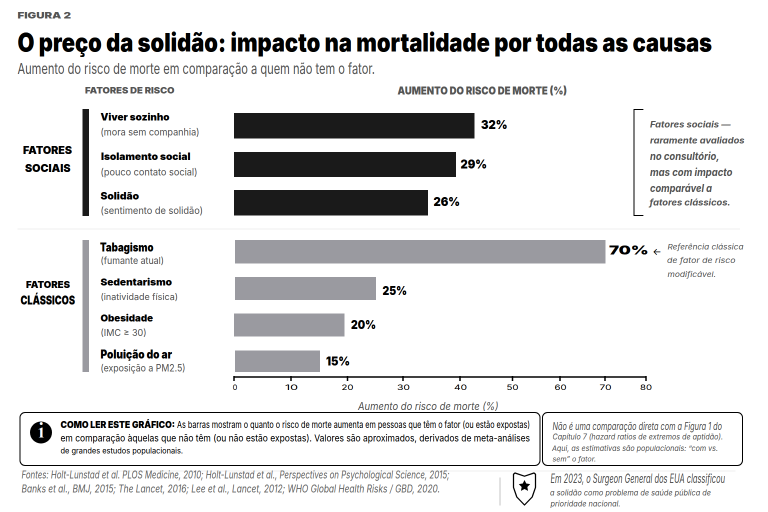
#> input picture ebook/ebook1/build/versaoImpressa/html-figures/cap13-fig01/preview.png, 1536 x 1024 px (shown at 1/2 size)
$ python crop_warning.py
#> lines starting #> are read from the running program, lines starting #| are printed output that depends on the picture
from PIL import Image
im = Image.open('cap13-fig01/preview.png')
#> im is the input picture: PIL image 1536x1024 RGB; mean R, G, B 226.5, 226.5, 226.8
crop = im.crop((30, 830, 200, 920))
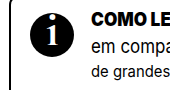
#> crop: PIL image 170x90 RGB; mean R, G, B 208.5, 208.5, 208.4
crop = crop.resize((crop.width*3, crop.height*3))
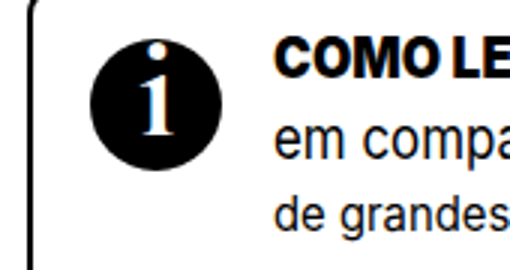
#> crop: PIL image 510x270 RGB; mean R, G, B 208.4, 208.3, 208.3
crop.save('/tmp/warning_zoom_mine.png')

orig = Image.open('cap13-fig01/_reference.png')
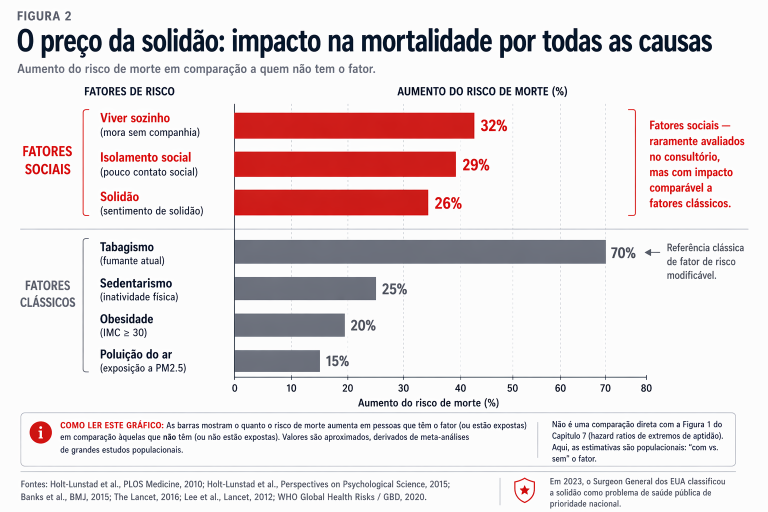
#> input picture ebook/ebook1/build/versaoImpressa/html-figures/cap13-fig01/_reference.png, 1536 x 1024 px (shown at 1/2 size)
#> orig is the input picture: PIL image 1536x1024 RGB; mean R, G, B 232.3, 223.2, 224.6
ocrop = orig.crop((30, 830, 200, 920))
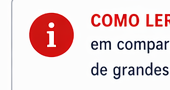
#> ocrop: PIL image 170x90 RGB; mean R, G, B 236.9, 213.6, 214.6
ocrop = ocrop.resize((ocrop.width*3, ocrop.height*3))
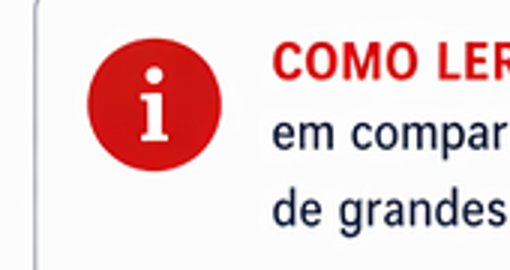
#> ocrop: PIL image 510x270 RGB; mean R, G, B 236.8, 213.5, 214.5
ocrop.save('/tmp/warning_zoom_orig.png')

cmb = Image.new("RGB", (max(ocrop.width, crop.width)*2 + 30, max(ocrop.height, crop.height) + 30), "white")
#> cmb: PIL image 1050x300 RGB; every value is 255
cmb.paste(ocrop, (10, 10))
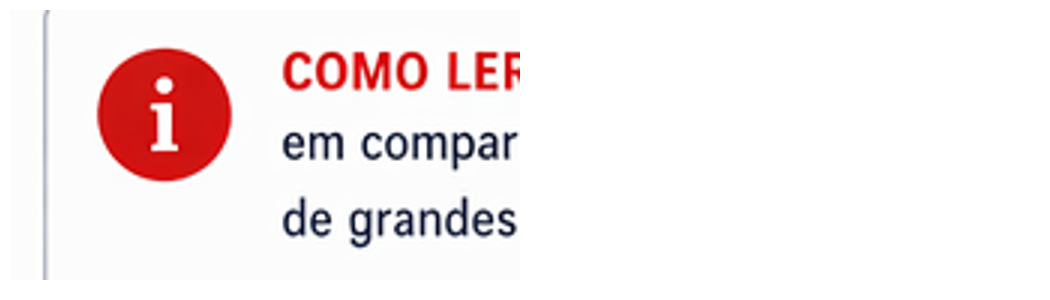
#> cmb: PIL image 1050x300 RGB; mean R, G, B 247, 236.8, 237.3
cmb.paste(crop, (ocrop.width + 30, 10))
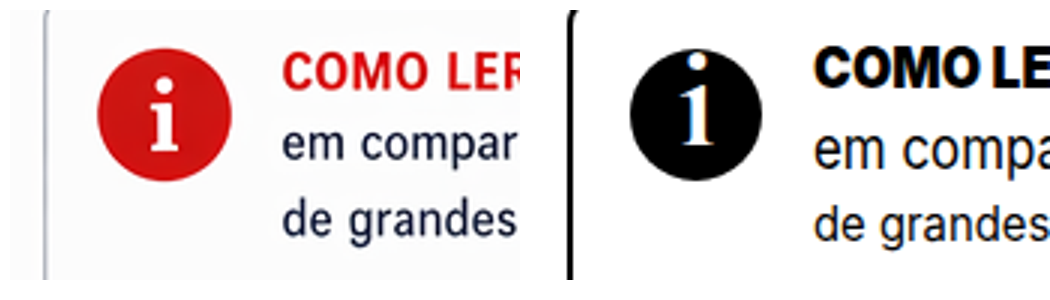
#> cmb: PIL image 1050x300 RGB; mean R, G, B 226.7, 216.4, 216.9
cmb.save('/tmp/warning_compare.png')
print("done")
